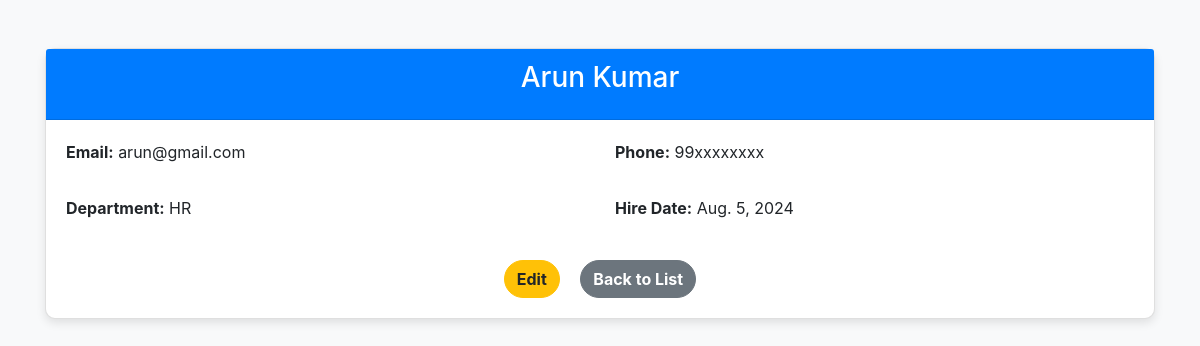
/employee/1/, run on the app's committed database.
### employees/models.py (models this page shows, shortened)
class Employee(models.Model):
    first_name = models.CharField(max_length=100)
    last_name = models.CharField(max_length=100)
    email = models.EmailField()
    phone_number = models.CharField(max_length=15)
    department = models.ForeignKey(Department, on_delete=models.CASCADE)
    hire_date = models.DateField()

class Department(models.Model):
    name = models.CharField(max_length=100)
    def __str__(self):
        return self.name

### employees/views.py (the view)
# urls.py: path('employee/<int:pk>/', views.employee_detail, name='employee_detail'),
def employee_detail(request, pk):
    employee = get_object_or_404(Employee, pk=pk)
    return render(request, 'employees/employee_detail.html', {'employee': employee})

### employees/templates/employees/employee_detail.html (shortened to what this page needs)
{% load static %}
<!DOCTYPE html>
<html lang="en">
<head>
    {% load static %}
    <link rel="stylesheet" href="{% static 'styles.css' %}">
    <link rel="stylesheet" href="https://maxcdn.bootstrapcdn.com/bootstrap/4.5.2/css/bootstrap.min.css">
</head>
<body>
    <div class="container mt-5">
        <div class="card">
            <div class="card-header text-center">
                <h3 class="card-title">{{ employee.first_name }} {{ employee.last_name }}</h3>
            </div>
            <div class="card-body">
                <div class="row mb-3">
                    <div class="col-md-6">
                        <p><strong>Email:</strong> {{ employee.email }}</p>
                    </div>
                    <div class="col-md-6">
                        <p><strong>Phone:</strong> {{ employee.phone_number }}</p>
                    </div>
                </div>
                <div class="row mb-3">
                    <div class="col-md-6">
                        <p><strong>Department:</strong> {{ employee.department }}</p>
                    </div>
                    <div class="col-md-6">
                        <p><strong>Hire Date:</strong> {{ employee.hire_date }}</p>
                    </div>
                </div>
                <div class="text-center mt-4">
                    <a href="{% url 'employee_edit' employee.pk %}" class="btn btn-warning btn-custom mx-2">Edit</a>
                    <a href="{% url 'employee_list' %}" class="btn btn-secondary btn-custom mx-2">Back to List</a>
                </div>
            </div>
        </div>
    </div>
</body>
</html>

### employees/static/styles.css (style rules this page uses)
body { font-family: Arial, sans-serif; margin: 20px; }
a { color: #1a73e8; text-decoration: none; }

### employees/templates/employees/employee_detail.html (style rules this page uses)
body { background-color: #f8f9fa; }
.card { border-radius: 10px; box-shadow: 0 4px 10px rgba(0, 0, 0, 0.1); }
.card-header { background-color: #007bff; color: white; border-top-left-radius: 10px; border-top-right-radius: 10px; }
.btn-custom { border-radius: 25px; font-weight: bold; }

### data on the page
Employee: first_name "Arun", last_name "Kumar", email "arun@gmail.com", phone_number "99xxxxxxxx", department "HR", hire_date "Aug. 5, 2024"
